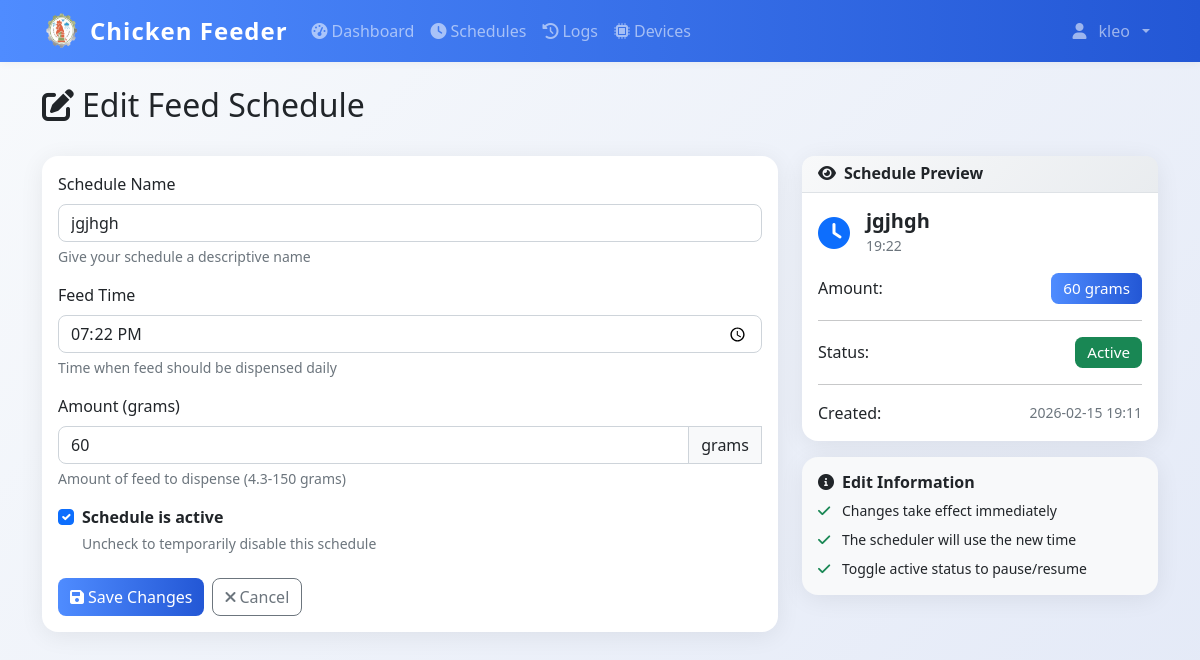
/schedules/5/edit (signed in), run on an earlier commit of the app's database.
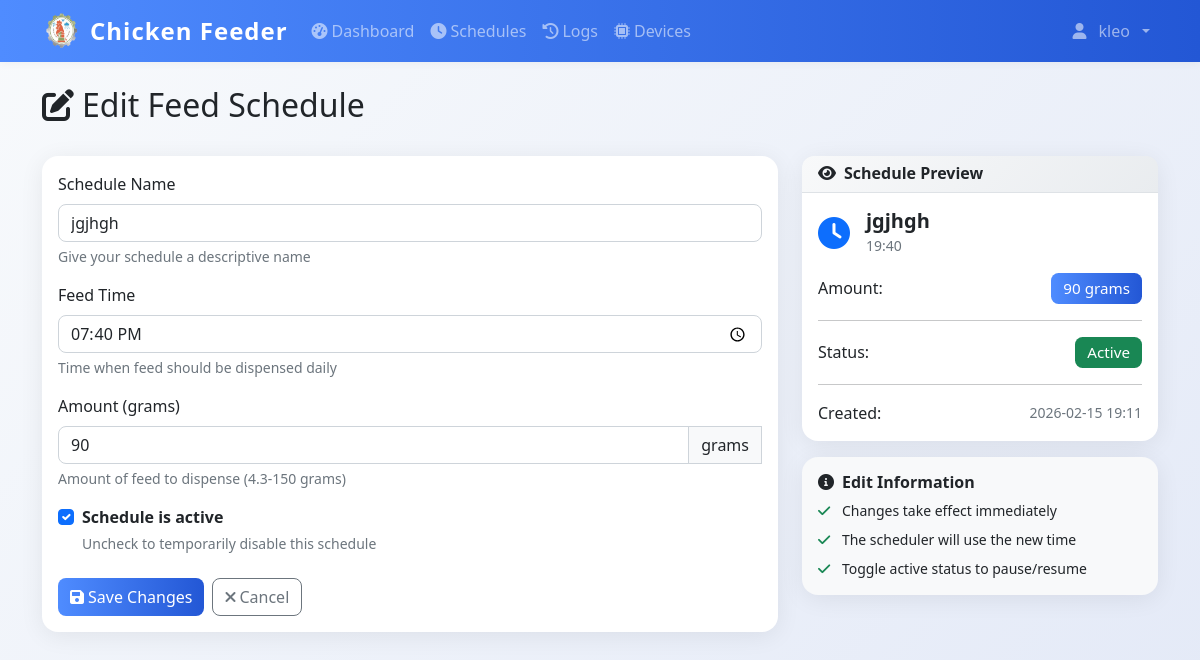
And on a later commit of the database.
### models.py (models this page shows)
class FeedSchedule(db.Model):
    id = db.Column(db.Integer, primary_key=True)
    name = db.Column(db.String(100), nullable=False)
    feed_time = db.Column(db.Time, nullable=False)
    amount_grams = db.Column(db.Integer, nullable=False)
    is_active = db.Column(db.Boolean, default=True)
    created_by = db.Column(db.Integer, db.ForeignKey('user.id'), nullable=False)
    created_at = db.Column(db.DateTime, default=datetime.now)
    user = db.relationship('User', backref=db.backref('schedules', lazy=True))

### app.py (the view, shortened to what this page needs)
@app.route('/schedules/<int:schedule_id>/edit', methods=['GET', 'POST'])
@login_required
def edit_schedule(schedule_id):
    from utils.validators import validate_schedule_name, validate_amount_grams, sanitize_string
    from utils.model_utils import get_feed_ratio
    schedule = db.session.get(FeedSchedule, schedule_id)
    if not schedule:
        flash('Schedule not found', 'danger')
        return redirect(url_for('schedules'))
    if schedule.created_by != current_user.id:
        flash('Unauthorized', 'danger')
        return redirect(url_for('schedules'))
    feed_config = get_feed_ratio()
    gps = feed_config.get('grams_per_second', 2.0)
    min_grams = max(1, round(0.1 * gps, 1))
    return render_template('edit_schedule.html', schedule=schedule, min_grams=min_grams)

### app.py (called while the page is built)
@login_manager.user_loader
def load_user(user_id):
    return db.session.get(User, int(user_id))

@app.context_processor
def inject_datetime():
    return {'datetime': datetime}

@app.before_request
def restrict_admin_from_user_pages():
    if current_user.is_authenticated and getattr(current_user, 'is_admin', False):
        if not request.path.startswith('/admin'):
            if not request.path.startswith('/static') and not request.path.startswith('/logout'):
                return redirect(url_for('admin.dashboard'))

### utils/model_utils.py (called while the page is built)
def get_feed_ratio():
    if not os.path.exists(CONFIG_PATH):
        return {'pellets': 150, 'grams': 6.0, 'grams_per_second': 2.0}
    with open(CONFIG_PATH, 'r') as f:
        data = json.load(f)
    if 'grams_per_second' not in data:
        data['grams_per_second'] = 2.0
    return data

### templates/edit_schedule.html (shortened to what the changed rows need)
{% extends "base.html" %}
{% block content %}
<div class="container mt-4">
    <div class="row mb-4">
        <div class="col">
            <h1 class="h2">
                <i class="fas fa-edit me-2"></i>Edit Feed Schedule
            </h1>
        </div>
    </div>
    <div class="row">
        <div class="col-lg-8">
            <div class="card">
                <div class="card-body">
                    <form method="POST" id="schedule-form">
                        <div class="mb-3">
                            <label for="name" class="form-label">Schedule Name</label>
                            <input type="text" class="form-control" id="name" name="name"
                                value="{{ schedule.name }}"
                                placeholder="e.g., Morning Feed, Evening Feed" required>
                            <div class="form-text">Give your schedule a descriptive name</div>
                        </div>
                        <div class="mb-3">
                            <label for="feed_time" class="form-label">Feed Time</label>
                            <input type="time" class="form-control" id="feed_time" name="feed_time"
                                value="{{ schedule.feed_time.strftime('%H:%M') }}" required>
                            <div class="form-text">Time when feed should be dispensed daily</div>
                        </div>
                        <div class="mb-3">
                            <div class="input-group">
                                <input type="number" class="form-control" id="amount_grams" name="amount_grams"
                                    min="{{ min_grams }}" max="150" value="{{ schedule.amount_grams }}" step="0.1" required>
                                <span class="input-group-text">grams</span>
                            </div>
                        </div>
                        <div class="mb-4">
                            <div class="form-check">
                                <input class="form-check-input" type="checkbox" id="is_active" name="is_active"
                                    {% if schedule.is_active %}checked{% endif %}>
                                <label class="form-check-label" for="is_active">
                                    <strong>Schedule is active</strong>
                                </label>
                                <div class="form-text">Uncheck to temporarily disable this schedule</div>
                            </div>
                        </div>
                    </form>
                </div>
            </div>
        </div>
        <div class="col-lg-4">
            <div class="card">
                <div class="card-body">
                    <div class="d-flex align-items-center mb-3">
                        <div>
                            <h5 class="mb-0" id="preview-name">{{ schedule.name }}</h5>
                            <small class="text-muted" id="preview-time">{{ schedule.feed_time.strftime('%H:%M') }}</small>
                        </div>
                    </div>
                    <div class="d-flex justify-content-between align-items-center">
                        <span>Amount:</span>
                        <span class="badge bg-primary" id="preview-amount">{{ schedule.amount_grams }} grams</span>
                    </div>
                    <div class="d-flex justify-content-between align-items-center">
                        <span>Status:</span>
                        <span class="badge {{ 'bg-success' if schedule.is_active else 'bg-secondary' }}" id="preview-status">
                            {{ 'Active' if schedule.is_active else 'Inactive' }}
                        </span>
                    </div>
                    <div class="d-flex justify-content-between align-items-center">
                        <span>Created:</span>
                        <small class="text-muted">{{ schedule.created_at.strftime('%Y-%m-%d %H:%M') }}</small>
                    </div>
                </div>
            </div>
        </div>
    </div>
</div>
{% endblock %}

What changed in the data, as far as the page shows it:
changed FeedSchedule "jgjhgh": feed_time "19:22" → "19:40"; amount_grams "60" → "90"
